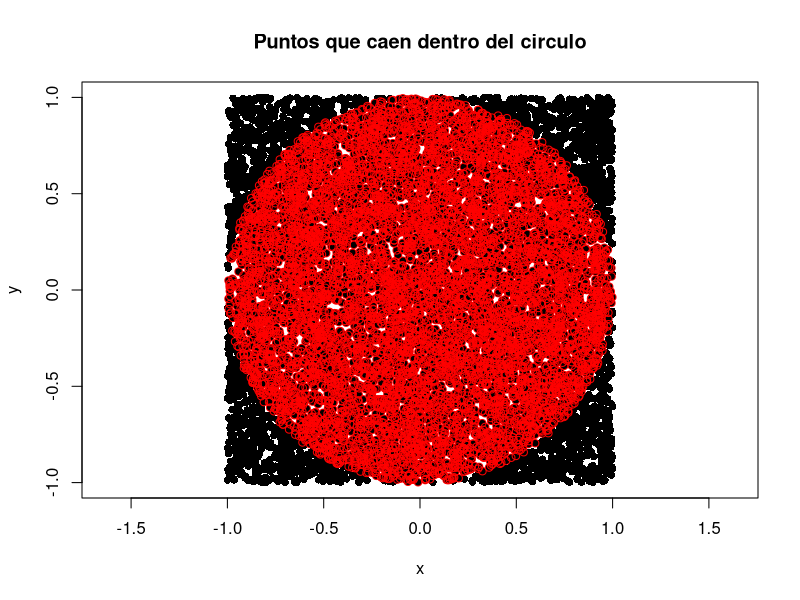

Write R code to recreate this figure.
## ---- chunk 1
y = c(52, 37, 11, 7, 49, 45.7, 15, 29, 8, 22)
## ---- chunk 2
y_pred = c(59.25270, 30.63607, 13.87490, 12.23966, 51.07652, 32.68011, 16.32775, 24.50393, 12.64847, 22.45989)
## ---- chunk 3
MAE = mean(abs(y - y_pred))
## ---- chunk 4
MSE = mean((y - y_pred) ** 2)
## ---- chunk 5
MAE
MSE
## ---- chunk 6
n=10000
u=runif(n,0,1)
v=runif(n,0,1)
x=2*u-1
y=2*v-1
n_d=x**2+y**2
n_d2=n_d[n_d<=1]

pi=(4*length(n_d2))/n
pi


y_2=y[n_d<=1]
x_2=x[n_d<=1]
## ---- chunk 7
plot(x, y, pch = 16, asp = 1,xlab = "x", ylab = "y", main = "Puntos que caen dentro del circulo",)
points(x_2, y_2,col="red",type = "p")
